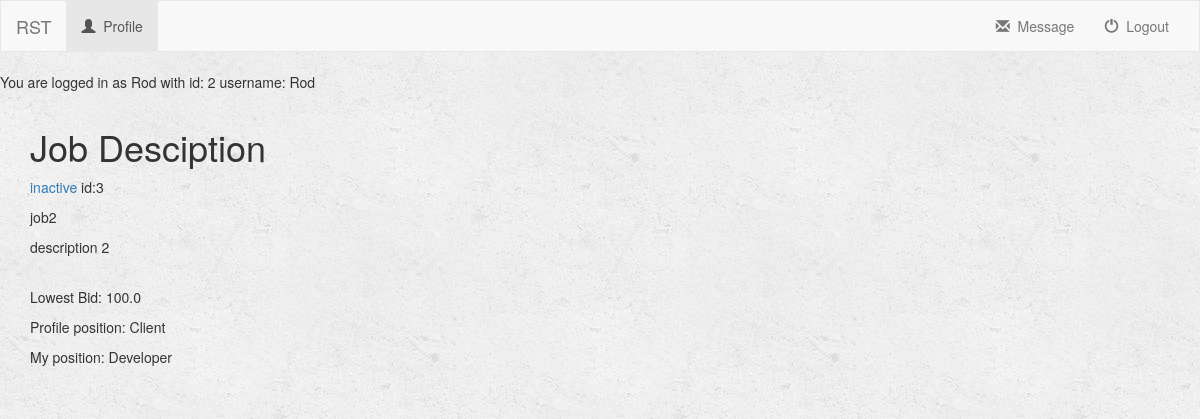
/turk/profile/3/job/2/ (signed in), run on the app's committed database.
### turk/models.py (models this page shows, shortened)
class Profile(models.Model):
    user = models.OneToOneField(User, on_delete=models.CASCADE, default=1)
    name = models.CharField(max_length=250)
    age = models.IntegerField(default=0)
    GENDER_CHOICES = (
        ('Male', 'Male'),
        ('Female', 'Female')
    )
    gender = models.CharField(max_length=6, choices=GENDER_CHOICES, default='Male')
    email = models.CharField(max_length=250)
    resume = models.FileField()
    sample_work_or_bussiness_credential = models.FileField()
    RATING_CHOICES=(
        (1, 1),
        (2, 2),
        (3, 3),
        (4, 4),
        (5, 5),
    )
    rating = models.FloatField(choices=RATING_CHOICES, default=5)
    average_rating = models.FloatField(default=0)       # average of rating RECEIVED by others
    rating_count = models.IntegerField(default=0)       # count of rating RECEIVED by others
    total_rating = models.FloatField(default=0)         # total rating RECEIVED by others
    avg_give_rating = models.FloatField(default=0)      # average of rating GIVEN to others
    total_give_rating = models.FloatField(default=0)    # total of rating GIVEN to others
    total_give_count = models.FloatField(default=0)     # count of rating GIVEN to others
    money = models.FloatField(default=0)
    POSITION_CHOICES=(
        ('Temporary', 'Temporary'),
        ('Client', 'Client'),
        ('Developer', 'Developer'),
    )
    position = models.CharField(max_length=9, choices=POSITION_CHOICES, default='Temporary')
    DESIRED_POSITION_CHOICES=(
        ('Client', 'Client'),
        ('Developer', 'Developer'),
    )
    desired_position = models.CharField(max_length=9, choices=DESIRED_POSITION_CHOICES, default='Client')
    profile_picture = models.ImageField(default='default.png')
    interest = models.TextField()
    isBlackListed = models.BooleanField(default=False)
    INTEREST_CHOICES=(
        ('Being Human', 'Being Human'),
        ('Software Development', 'Software Development'),
        ('Video Games', 'Video Games'),
        ('Social Media', 'Social Media'),
        ('Food', 'Food'),
        ('Party', 'Party'),
        ('Entrepreneurship', 'Entrepreneurship'),
        ('Money', 'Money'),
    )
    interest = MultiSelectField(choices=INTEREST_CHOICES, default="Being Human")
    honor_Early_Bird = models.BooleanField(default=False)
    honor_Hard_Worker = models.BooleanField(default=False)
    honor_MILLIONAIRE = models.BooleanField(default=False)
    honor_Job_Supplier = models.BooleanField(default=False)
    honor_Veteran = models.BooleanField(default=False)
    honor_toohardman = models.BooleanField(default=False)
    honor_Cold_Headed_Tim = models.BooleanField(default=False)
    honor_Novice = models.BooleanField(default=True)
    honor_Normie = models.BooleanField(default=False)
    honor_General = models.BooleanField(default=False)
    honor_Lurker = models.BooleanField(default=False)
    num_early = models.IntegerField(default=0)      # number of time dev delivered early
    money_earned = models.FloatField(default=0)     # amount of money dev made
    num_post = models.IntegerField(default=0)       # number of total posts client posted
    num_post_ex = models.IntegerField(default=0)    # number of expired posts client posted
    acc_created = models.DateTimeField(default=datetime.now())   # date of when acc made
    warn_poor = models.BooleanField(default=False)  # avg rating <=2 for >=5 projects
    warn_eval = models.BooleanField(default=False)  # avg rating to others <2 or >4 for >=8 projects
    warn_final = models.BooleanField(default=False) # final warning, next login = gg

class Job(models.Model):
    user = models.ForeignKey(User, on_delete=models.CASCADE, default=1)
    job_title = models.CharField(max_length=250)
    job_description = models.TextField()
    job_price = models.FloatField(default=0)
    is_complete = models.BooleanField(default=False) # job submitted
    is_late = models.BooleanField(default=False)
    is_rated = models.BooleanField(default=False)
    is_open = models.BooleanField(default=True) # Job is still open for bid
    lowest_bid = models.FloatField(validators=[MinValueValidator(0), MaxValueValidator(100)], default=0)
    bid_deadline = models.DateTimeField(default=datetime.now()+timedelta(7))
    job_deadline = models.DateTimeField(default=datetime.now()+timedelta(21))

### turk/views.py (the view)
# urls.py: url(r'^profile/(?P<user_id>[0-9]+)/job/(?P<job_id>[0-9]+)/$', views.job_description, name='job_description'),
def job_description(request, user_id, job_id):
    user = get_object_or_404(User, pk=user_id)
    job = Job.objects.get(pk=job_id)
    get_lowest_bid(job)
    context = {
        'user': user,
        'job': job,
    }
    return render(request, 'turk/job_description.html', context)

### turk/helper.py (called while the page is built)
def get_lowest_bid(job):
    bid_list = job.bidder_set.all()
    count = job.bidder_set.count()
    if count > 0:
        lowest_bid = bid_list[0].price
        for bid in bid_list:
            if bid.price < lowest_bid:
                lowest_bid = bid.price
        job.lowest_bid = lowest_bid
        job.save()

### turk/templates/turk/job_description.html (shortened to what this page needs)
{% extends 'turk/base.html' %}
{% block body %}
    <div class="container-fluid">
        <div class="row">
            <div class="col-sm-12 col-md-7">
                <div class="=panel panel-default">
                    <div class="panel-body">
                        <h1>Job Desciption</h1>
                        <p><a href = "{% url 'turk:detail' job.user.id %}">{{ job.user.profile.name }}</a>
                        id:{{job.user.id}}
                        </p>
                        <p>{{ job.job_title }}</p>
                        <p>{{ job.job_description}}</p><br>
                        {% if job.lowest_bid > 0 %}
                        <p>Lowest Bid: {{ job.lowest_bid }}</p>
                        {% else %}
                        <p>Lowest Bid: None</p>
                        {% endif %}
                        <p>Profile position: {{user.profile.position}}</p>
                        <p>My position: {{ request.user.profile.position }}</p>
                    </div>
                </div>
            </div>
        </div>
    </div>
{% endblock %}

### turk/templates/turk/base.html (shortened to what this page needs)
<!DOCTYPE html>
<html lang="en">
<head>
    {% load staticfiles %}
    <link rel="stylesheet" href="https://maxcdn.bootstrapcdn.com/bootstrap/3.3.7/css/bootstrap.min.css">
    <link rel="stylesheet" type="text/css" href="{% static 'turk/style.css' %}" />
</head>
<body>
<nav class="navbar navbar-default">
    <div class="container-fluid">
        <div class = "navbar-header">
            <a class="navbar-brand" href ="{% url 'turk:index' %}">RST</a>
        </div>
        <div class="collapse navbar-collapse" id="topNavBar">
            {% if request.user.is_authenticated %}
                <ul class="nav navbar-nav">
                    <li class="active">
                        <a href="{% url 'turk:detail' request.user.id %}">
                            <span class="glyphicon glyphicon-user" aria-hidden="true"></span>&nbsp;
                            Profile
                        </a>
                    </li>
                </ul>
            {% endif %}
            {% if request.user.is_authenticated %}
                <ul class="nav navbar-nav navbar-right">
                    <li class="">
                        <a href="{% url 'turk:logout_user' %}">
                            <span class ="glyphicon glyphicon-off" aria-hidden="true"></span>&nbsp; Logout
                        </a>
                    </li>
                </ul>
                <ul class="nav navbar-nav navbar-right">
                    <li class="">
                        <a href="{% url 'turk:message' request.user.id %}">
                            <span class="glyphicon glyphicon-envelope" aria-hidden="true"></span>&nbsp;
                            Message
                        </a>
                    </li>
                </ul>
            {% endif %}
        </div>
    </div>
</nav>
{% if request.user.is_authenticated %}
    You are logged in as {{ request.user.profile.name }} with id: {{request.user.id}} username: {{request.user.username}}
{% endif %}
{% block body %}
{% endblock %}
</body>
</html>

### turk/static/turk/style.css (style rules this page uses)
body { background: white url("images/background.png"); }
.navbar { border-radius: 0; }

### data on the page
Job: user.profile.name "inactive", user.id "3", job_title "job2", job_description "description 2", lowest_bid "100.0"

### other printed values
{{ request.user.profile.name }} "Rod"
{{ request.user.id }} "2"
{{ request.user.username }} "Rod"
{{ user.profile.position }} "Client"
{{ request.user.profile.position }} "Developer"
